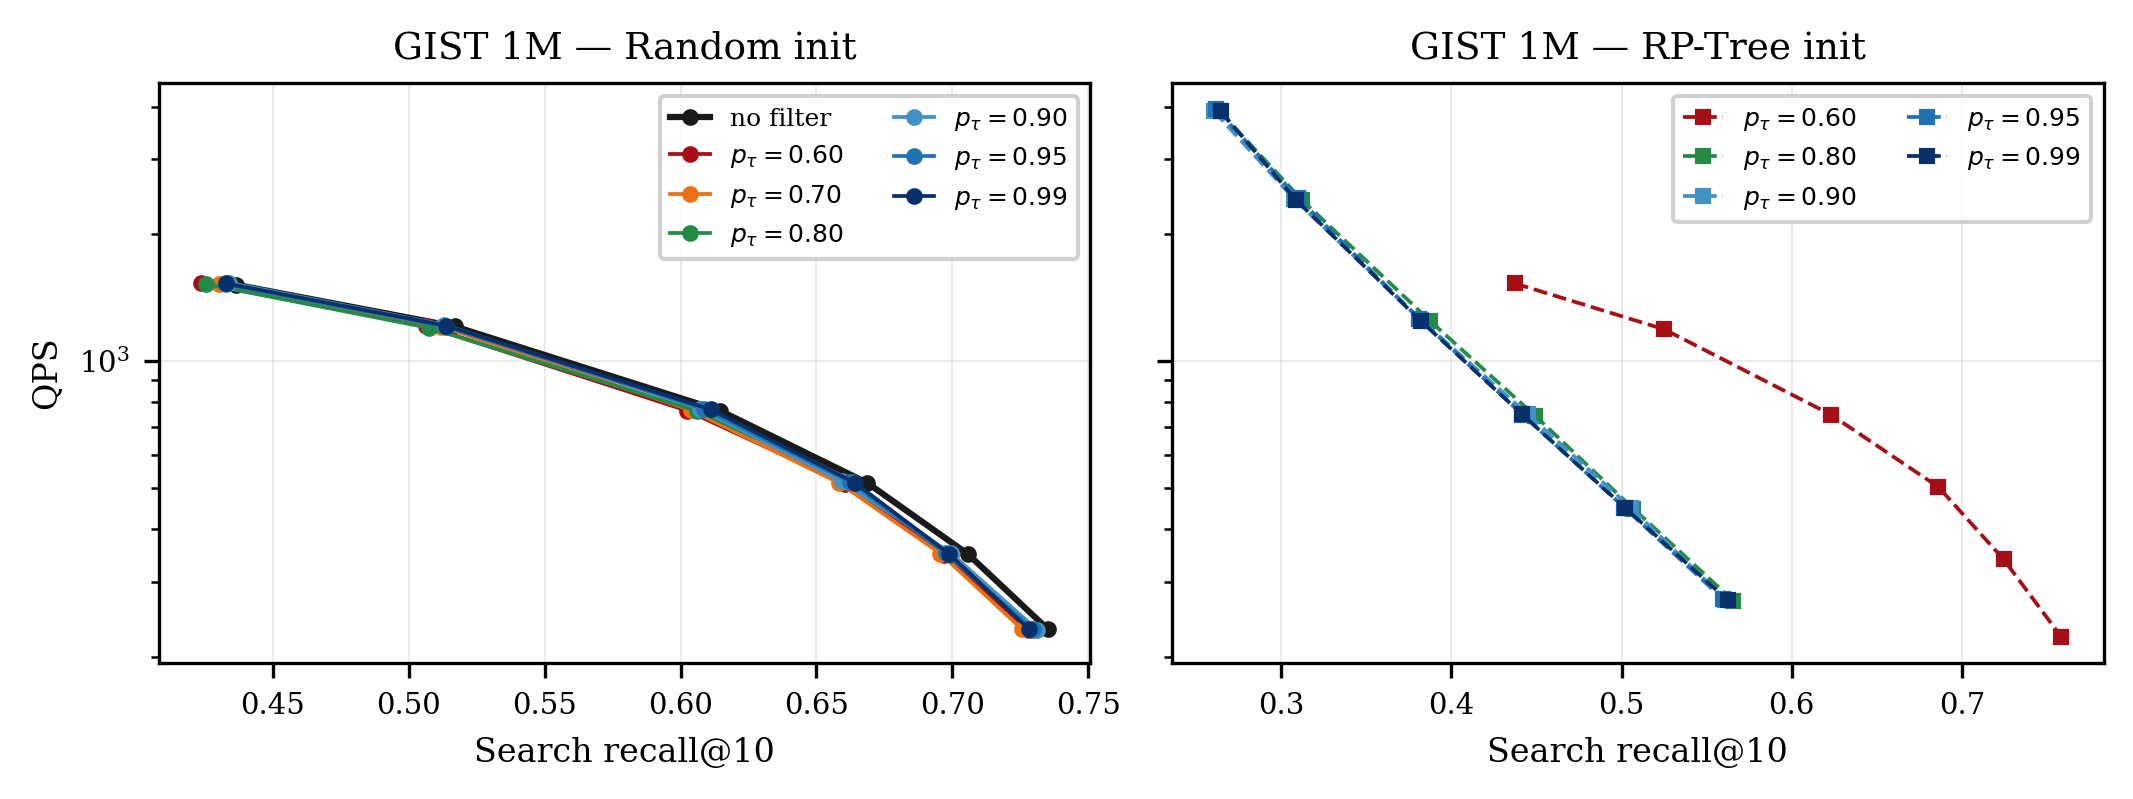

Recreate this plot in Python.
"""Fig 5: Downstream search recall@10 vs QPS on GIST 1M graphs
built under varying pτ. Random-init panel and RP-Tree-init panel
side-by-side show the Pareto curves collapse — construction-recall
loss does not propagate to search quality.
Double-column.
"""
import os
import matplotlib.pyplot as plt
from parse import collect_search_sweep
from style import DOUBLE, PT_COLORS, pt_label

OUT = os.path.dirname(os.path.abspath(__file__))

fig, axes = plt.subplots(1, 2, figsize=(DOUBLE, 2.7), sharey=True)

panels = [
    ("random", "Random init", "o", "-"),
    ("rptree", "RP-Tree init", "s", "--"),
]

keep = [None, 0.99, 0.95, 0.90, 0.80, 0.70, 0.60]

for ax, (init, title, marker, ls) in zip(axes, panels):
    runs = collect_search_sweep("gist1m", init)
    for r in runs:
        if r["pt"] not in keep:
            continue
        recs = [row[1] for row in r["rows"]]
        qps = [row[2] for row in r["rows"]]
        c = PT_COLORS.get(r["pt"], "gray")
        lw = 1.5 if r["pt"] is None else 0.9
        ax.plot(recs, qps, marker=marker, color=c, linestyle=ls,
                linewidth=lw, markersize=3, label=pt_label(r["pt"]))
    ax.set_title(f"GIST 1M — {title}")
    ax.set_xlabel("Search recall@10")
    ax.set_yscale("log")
    ax.legend(loc="upper right", ncol=2, fontsize=6,
              framealpha=0.9, handlelength=1.6)

axes[0].set_ylabel("QPS")

plt.tight_layout()
out = os.path.join(OUT, "fig5_search")
plt.savefig(out + ".pdf")
plt.savefig(out + ".png", dpi=300)
print(f"Saved: {out}.{{pdf,png}}")
